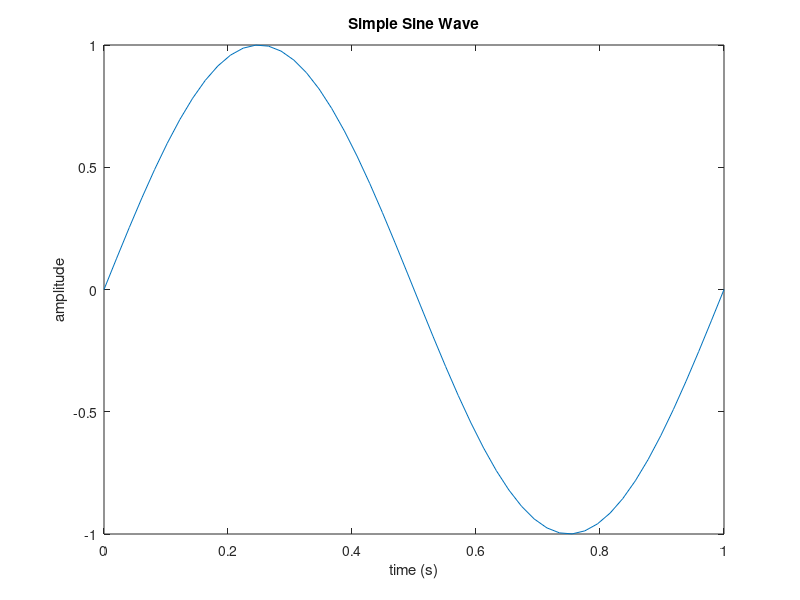

Write MATLAB code to recreate this figure.
%% PLOT -- simple plot
% Simulating a Time Axis (like EEG data)
% need to create a timestamp vector: 1 second, 1000 samples (1 kHz)

t       = linspace(0, 1, 50);  % timestamps
signal  = sin(2 * pi * t); % sine wave

% disp(signal(1:10))

figure;
plot(t, signal)
xlabel("time (s)")
ylabel("amplitude")
title("Simple Sine Wave")
